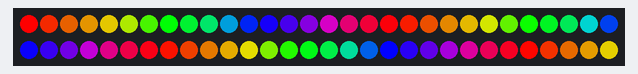
A sketch run on a simulated Arduino Uno, built with avr-gcc and run on an emulated ATmega328P. On the bench: 60 RGB LEDs in strip order, left to right, continuing on the next row.

Above: at 0.15 s.
At 0.77 s:
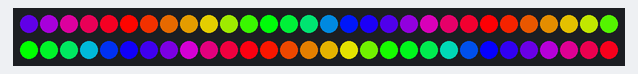
At 1.39 s:
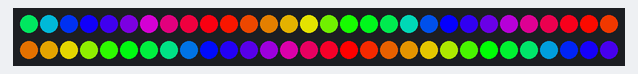
At 2.32 s:
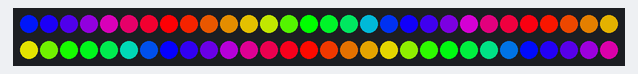

The sketch:

sketch_oct13a.ino
```cpp
#include <FastLED.h>


// #include "FastLED.h"

const int ledcount = 60;
CRGB leds[ledcount];
void setup() { FastLED.addLeds<NEOPIXEL, 6>(leds, ledcount); }
void loop() {
  static uint8_t hue = 0;
  for (int i = 0; i < ledcount; i++) {
    leds[i]=CHSV(4*hue+(2*7*i), 255, 255);
  }
  FastLED.show();
  hue++;
  delay(10);
}
```

Measured:
- by itself, everything shown: repeats every 2.5 s, in 8 steps
